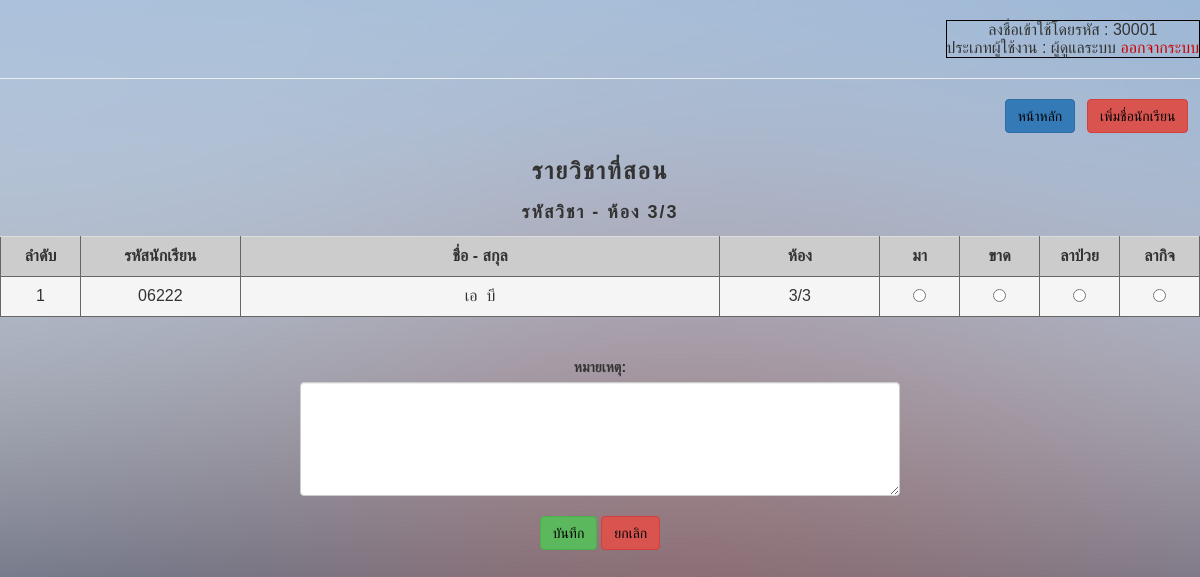
The app's page /html5up-dimension/checkattendance_check.php?class=3/3 (signed in) with its own data.
### tables this page shows
CREATE TABLE `student` (
  `studentID` varchar(255) NOT NULL,
  `studentName` varchar(255) NOT NULL,
  `studentLastname` varchar(255) NOT NULL,
  `studentPhonenumber` varchar(10) NOT NULL,
  `classID` int(11) NOT NULL
);

CREATE TABLE `class` (
  `classID` int(11) NOT NULL,
  `class` varchar(5) NOT NULL
);

### html5up-dimension/checkattendance_check.php (the view, shortened to what this page needs)
<?php
if (!$_SESSION["uname"]){
	  Header("Location: Login.php");
}else{?>
<html>
	<head>
		<link rel="stylesheet" href="https://maxcdn.bootstrapcdn.com/bootstrap/3.3.7/css/bootstrap.min.css">
	</head>
<div class="abcd">
	<body background="/images/bg.jpg">
    <div align="right" class="a" ><br>
      <table border="1" bordercolor="#000000" cellpadding="5">
				<tr>
      		<td>
    		  <center> ลงชื่อเข้าใช้โดยรหัส :
    			<?php echo($_SESSION['userID']);?><br>
          ประเภทผู้ใช้งาน : <?php echo($_SESSION['typeUser']);?>
    			<a href="logout.php"><font color="#CC0000">ออกจากระบบ</font></a></center>
        </tr></td>
        </table>
				<hr>
    </div>
<div align="right">
	<a href="teacherpage.php"><button type="button" class="btn btn-primary"><font color="#000000">หน้าหลัก</font></button></a>	&nbsp;
	<a href="addstudents.php?subjectID=<?php echo $_GET['subjectID']."&class=".$_GET['class'];?>"><button type="button" class="btn btn-danger"><font color="#000000">เพิ่มชื่อนักเรียน</font></button></a> &nbsp;&nbsp;
</div>
<br>
<form method="post" action="confirmcheckattendance.php?subjectID=<?php echo $_GET['subjectID']."&class=".$_GET['class'];?>" >
<center><h3>รายวิชาที่สอน</h3>
<h4>รหัสวิชา <?php echo $_GET['subjectID']; echo "  -    ห้อง  "; echo $_GET['class'];  ?></h4>
</center>
<div class="table-responsive">
<table class="table table-hover" width="800" border="1" align="center" bordercolor="#666666">
	<tr>
		<td width="50" align="center" bgcolor="#CCCCCC"><strong>ลำดับ</strong></td>
		<td width="100"align="center" bgcolor="#CCCCCC"><strong>รหัสนักเรียน</strong></td>
		<td width="300" align="center" bgcolor="#CCCCCC"><strong>ชื่อ - สกุล</strong></td>
		<td width="100" align="center" bgcolor="#CCCCCC"><strong>ห้อง</strong></td>
		<td width="50" align="center" bgcolor="#CCCCCC"><strong>มา</strong></td>
		<td width="50" align="center" bgcolor="#CCCCCC"><strong>ขาด</strong></td>
		<td width="50" align="center" bgcolor="#CCCCCC"><strong>ลาป่วย</strong></td>
		<td width="50" align="center" bgcolor="#CCCCCC"><strong>ลากิจ</strong></td>
</tr>
<?php
include ("connectDB.php");
$strSQL = mysqli_query($mysqli,"select * from class where class='".$_GET['class']."'");
$objResult = mysqli_fetch_array($strSQL);
$strSLQ2 = "select * from student,class where student.classID=class.classID and student.classID='".$objResult['classID']."' order by studentID";
$result = mysqli_query($mysqli, $strSLQ2);
$i=1;
while($row = mysqli_fetch_array($result))
{
	echo "<tr class='active'>";
	echo "<td align='center'>" .$i. "</td>";
echo "<td align='center'>" .$row['studentID']. "</td>"; ?>
<?php
echo "<td align='center'>" .$row['studentName']."&nbsp&nbsp".$row['studentLastname']. "</td>";
echo "<td align='center'>" .$row['class']. "</td>";
echo "<td align='center'><input type='radio' name='typeAttendance_".$i."' value='10001'></td>";
echo "<td align='center'><input type='radio' name='typeAttendance_".$i."' value='10002'></td>";
echo "<td align='center'><input type='radio' name='typeAttendance_".$i."' value='10003'></td>";
echo "<td align='center'><input type='radio' name='typeAttendance_".$i."' value='10004'></td>";
echo "</tr>";
$i=$i+1;
}
?>
</table></div><br>
<div class="container"align="center">
  <label >หมายเหตุ:</label>
 <textarea class="form-control" rows="5" name="note" style="width: 600px"></textarea>
	<br>
	<button type="submit" class="btn btn-success"><font color="#000000">บันทึก</font></button>
	<a href="checkattendance.php"><button type="button" class="btn btn-danger"><font color="#000000">ยกเลิก</font></button></a>
</div>
</form>
	</body>
</html>
<?php }?>

### html5up-dimension/checkattendance_check.php (style rules this page uses)
div.abcd { font-family: "FontAwesome",sans-serif; }
div.abcd h1,h2,h3,h4,h5 { display: block; font-weight: 600; letter-spacing: 0.2rem; line-height: 1.5; margin: 0 0 1rem 0; text-transform: uppercase; }

### records on screen
student: studentID "06222", studentName "เอ", studentLastname "บี", classID.class "3/3"

### other values on screen
$_SESSION['userID'] "30001"
$_SESSION['typeUser'] "ผู้ดูแลระบบ"
$_GET['class'] "3/3"
